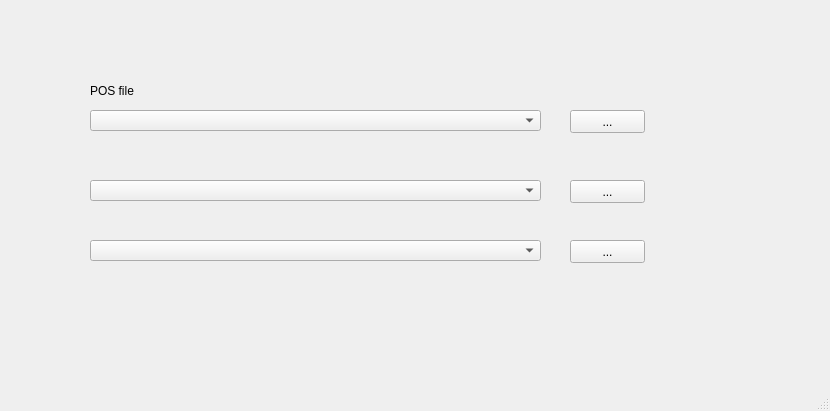
<?xml version="1.0" encoding="UTF-8"?>
<ui version="4.0">
 <class>MainWindow</class>
 <widget class="QMainWindow" name="MainWindow">
  <property name="geometry">
   <rect>
    <x>0</x>
    <y>0</y>
    <width>830</width>
    <height>411</height>
   </rect>
  </property>
  <property name="windowTitle">
   <string>MainWindow</string>
  </property>
  <widget class="QWidget" name="centralwidget">
   <widget class="QComboBox" name="comboBox_3">
    <property name="geometry">
     <rect>
      <x>90</x>
      <y>240</y>
      <width>451</width>
      <height>21</height>
     </rect>
    </property>
   </widget>
   <widget class="QPushButton" name="pushButton_2">
    <property name="geometry">
     <rect>
      <x>570</x>
      <y>180</y>
      <width>75</width>
      <height>23</height>
     </rect>
    </property>
    <property name="text">
     <string>...</string>
    </property>
   </widget>
   <widget class="QComboBox" name="comboBox_2">
    <property name="geometry">
     <rect>
      <x>90</x>
      <y>180</y>
      <width>451</width>
      <height>21</height>
     </rect>
    </property>
   </widget>
   <widget class="QComboBox" name="comboBox">
    <property name="geometry">
     <rect>
      <x>90</x>
      <y>110</y>
      <width>451</width>
      <height>21</height>
     </rect>
    </property>
   </widget>
   <widget class="QPushButton" name="pos_input">
    <property name="geometry">
     <rect>
      <x>570</x>
      <y>110</y>
      <width>75</width>
      <height>23</height>
     </rect>
    </property>
    <property name="text">
     <string>...</string>
    </property>
   </widget>
   <widget class="QLabel" name="label">
    <property name="geometry">
     <rect>
      <x>90</x>
      <y>80</y>
      <width>91</width>
      <height>21</height>
     </rect>
    </property>
    <property name="text">
     <string>POS file</string>
    </property>
   </widget>
   <widget class="QPushButton" name="pushButton_3">
    <property name="geometry">
     <rect>
      <x>570</x>
      <y>240</y>
      <width>75</width>
      <height>23</height>
     </rect>
    </property>
    <property name="text">
     <string>...</string>
    </property>
   </widget>
  </widget>
  <widget class="QMenuBar" name="menubar">
   <property name="geometry">
    <rect>
     <x>0</x>
     <y>0</y>
     <width>830</width>
     <height>23</height>
    </rect>
   </property>
  </widget>
  <widget class="QStatusBar" name="statusbar"/>
 </widget>
 <resources/>
 <connections/>
</ui>
